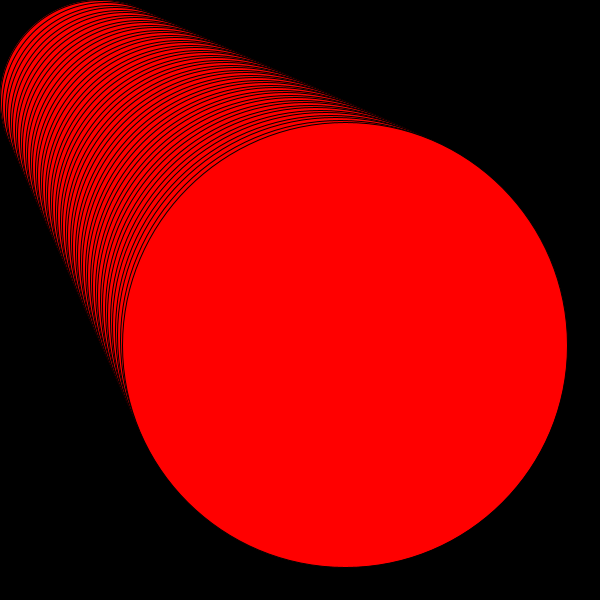
Frame 1 (no input)
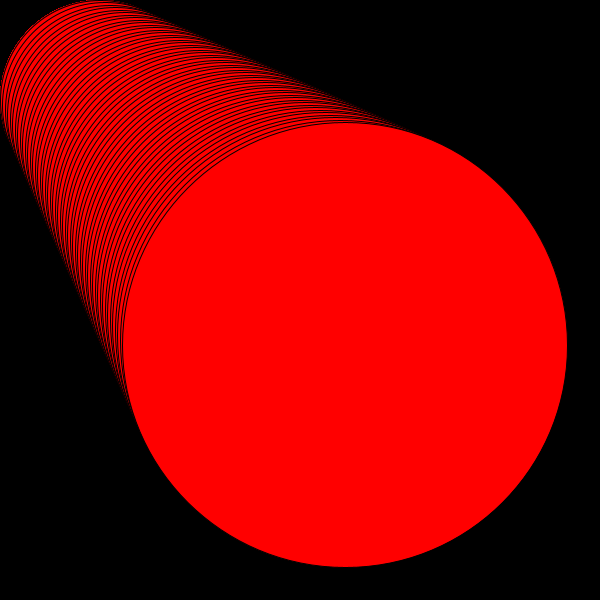
Frame 60 (the mouse pressed at the canvas centre just before this capture)
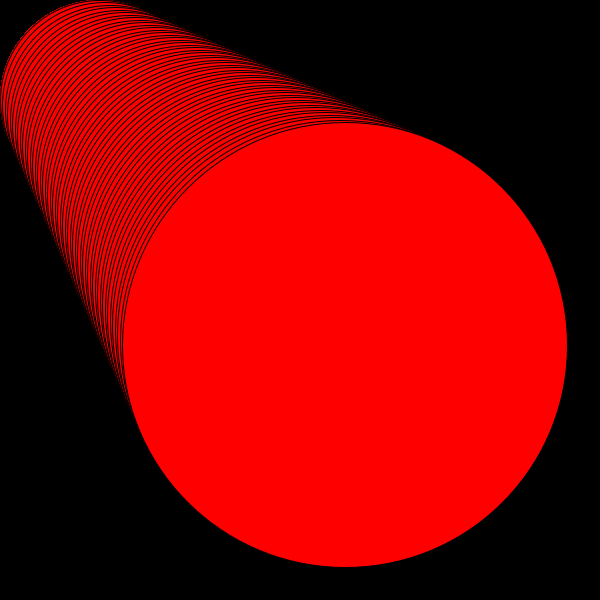
Frame 120 (the mouse held since frame 60 and released just before this capture)

The Processing sketch that drew these frames (run headless with seeded random() and noise(); from frame 60 on, the mouse is pressed at the canvas centre):

// Processing sketch: processing_51202
// ── processing_51202.pde

int value = 0;

void setup(){
size(600,600);

background(value);
}

void draw() {

for(int value=0;value<255;value+=1){
  fill(value,100,100);

}


  for(int i=0;i<250;i+=5){
    colorMode(HSB, 280,100, 100);
   fill(value,200,100);
  ellipse(i+100,i+100,i+200,i+200);  
  
  }

}

void mouseMoved() {
  value = value + 5;
  if (value < 360) {
    value ++;
  }
else{
value=0;
}

}
